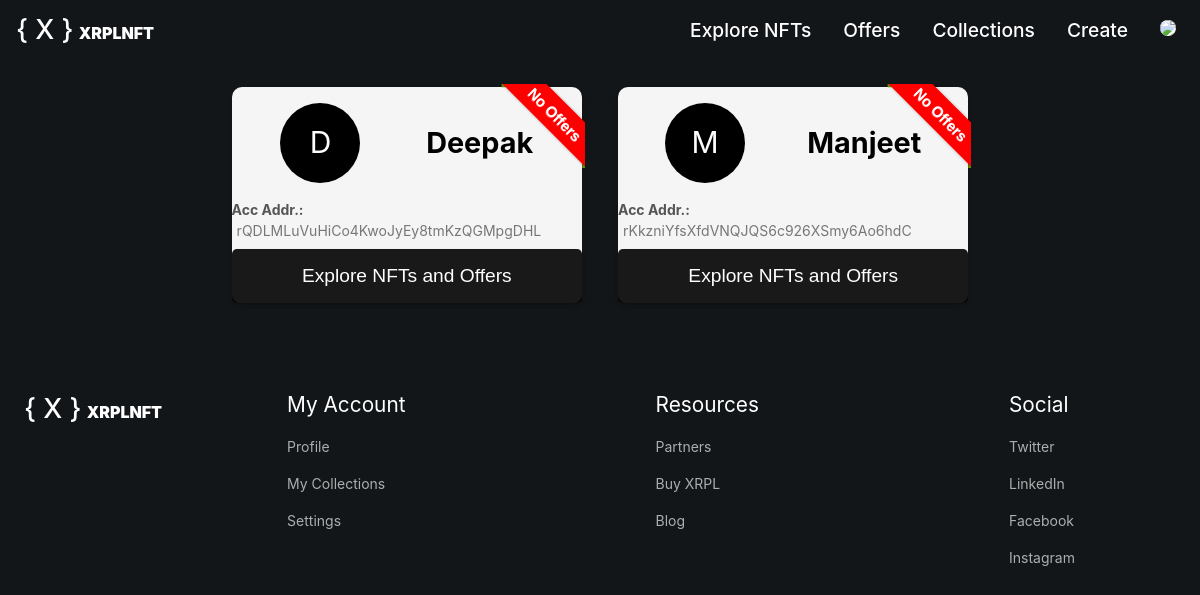
/getdata/ (signed in), run on the app's committed database.
### nft_api/models.py (models this page shows, shortened)
class XRPL_Model(models.Model):
    user = models.OneToOneField(User, on_delete=models.CASCADE)
    account_address = models.CharField(max_length=100)
    seed = models.CharField(max_length=100)
    created_at = models.DateTimeField(default=datetime.now)

### nft_api/views.py (the view, shortened to what this page needs)
# urls.py: path('getdata/', views.xrpl_accounts, name='getdata'),
def xrpl_accounts(request):
    if not request.user.is_authenticated:
        return redirect('login')
    xrpl_accountss = XRPL_Model.objects.exclude(user=request.user)
    xrpl_accountss = list(reversed(xrpl_accountss))
    offers_data = []  # List to store both sell and buy offers for each account holder
    for xrpl_account in xrpl_accountss:
        account_address = xrpl_account.account_address
        JSON_RPC_URL = "https://s.altnet.rippletest.net:51234/"
        client = JsonRpcClient(JSON_RPC_URL)
        account_nfts = client.request(AccountNFTs(account=account_address))
        nfts = account_nfts.result.get('account_nfts', [])
        nft_data = []  # List to store NFTs with their sell and buy offers
        has_sell_offers = False
        has_buy_offers = False
        offers_data.append({'account': xrpl_account, 'nfts': nft_data, 'has_sell_offers': has_sell_offers, 'has_buy_offers': has_buy_offers})
    context = {'xrpl_accounts': xrpl_accountss, 'offers_data': offers_data}
    return render(request, 'nft_api/xrpl_accounts.html', context)

### nft_api/templates/nft_api/xrpl_accounts.html (shortened to what this page needs)
{% extends "nft_api/base.html" %}
{% block contentStart %}
<!DOCTYPE html>
<html>
<head>
</head>
<body>
    <div id="user-main-container" class="user-main-container">
        {% for account_data in offers_data %}
            <div class="user-container-data wrapper">
                {% if account_data.has_sell_offers or account_data.has_buy_offers %}
                {% comment %} {% if account_data.has_sell_offers %}
                    <li style="color:green;">Sell Offers Available</li>
                {% endif %}
                {% if account_data.has_buy_offers %}
                    <li style="color:orange;">Buy Offers Available</li>
                {% endif %} {% endcomment %}
                <div class="ribbon-wrapper-green" >
                    <div class="ribbon-green" style="color:white;">Offers</div>
                </div>
            {% else %}
            <div class="ribbon-wrapper-green">
                <div class="ribbon-green" style="background:red; color:white">No Offers</div>
            </div>
            {% endif %}
                <div class="user-name">
                    <div class="inon-c">
                        <div class="user-icon" style="display: table-cell;">{{ account_data.account.user.username.0 }}</div>
                    </div>
                    <div class="user-n">{{ account_data.account.user.username }}</div>
                </div>
                <div class="user-address" style="margin: 0.5rem 0;">
                    <span class="add-label">Acc Addr.:</span> <span class="add-label-value"> {{ account_data.account.account_address }}</span>
                </div>
                <form id="btn-loader111" method="post" action="{% url 'find_nfts' %}">
                    <input class="btn-loader1" type="submit" value="Explore NFTs and Offers">
                </form>
            </div>
        {% endfor %}
    </div>
</body>
</html>
{% endblock %}

### nft_api/static/style/navbar.css (style rules this page uses)
* { margin: 0; padding: 0; list-style: none; text-decoration: none; }
body { margin: 0px; color: rgb(255, 255, 255); font-size: 14px; font-family: Inter, -apple-system, BlinkMacSystemFont, "Segoe UI", Helvetica, Arial, sans-serif, "Apple Color Emoji", "Segoe UI Emoji"; font-weight: 400; line-height: 1.5; background-color: rgb(18, 22, 25); }
:root { --hue: 223; --bg: hsl(var(--hue),90%,95%); --fg: hsl(var(--hue),90%,5%); --trans-dur: 0.3s; }

### nft_api/templates/nft_api/xrpl_accounts.html (style rules this page uses)
input[type="submit"] { background-color: #007bff; color: white; border: none; border-radius: 5px; padding: 5px 10px; cursor: pointer; transition: background-color 0.3s; }
form { margin-top: 0.5rem !important; background-color: #fff; border-radius: 8px; box-shadow: 0 2px 4px rgba(0, 0, 0, 0.1); max-width: 400px; margin: 0 auto; text-align: center; }
.user-main-container { display: flex; flex-wrap: wrap; gap: 1rem; padding: 1rem; justify-content: center; }
.user-name { display: flex; color: white; font-size: 1.5rem; vertical-align: middle; align-items: center; justify-content: space-around; margin: 1rem; }
.user-icon { display: table-cell; background-color: black; margin: 10px; border-radius: 50%; color: white; vertical-align: middle; text-align: center; text-decoration: none; height: 80px; width: 80px; font-size: 30px; text-transform: capitalize; }
.user-container-data { border-radius: 10px; margin: 10px; background-color: #f5f5f5; box-shadow: 0 2px 4px rgba(0, 0, 0, 0.1); transition: transform 0.2s; flex-basis: 30%; }
.user-n { font-weight: bold; font-size: 1.2em; text-transform: capitalize; color: black; }
.add-label { font-weight: bold; color: #555; }
.add-label-value { margin-left: 5px; color: #777; }
input[type="submit"] { background-color: #007BFF; background-color: rgba(0,0,0,0.9); color: #fff; padding: 16px 0px; border: none; border-radius: 5px; cursor: pointer; font-size: 1.2rem; width: 100%; }
.wrapper { position: relative; }
.ribbon-wrapper-green { width: 85px; height: 88px; overflow: hidden; position: absolute; top: -3px; right: -3px; }
.ribbon-green { font: bold 15px Sans-Serif; color: #333; text-align: center; text-shadow: rgba(255,255,255,0.5) 0px 1px 0px; -webkit-transform: rotate(45deg); -moz-transform: rotate(45deg); -ms-transform: rotate(45deg); -o-transform: rotate(45deg); position: relative; padding: 7px 0; left: -5px; top: 15px; width: 120px; background-color: #BFDC7A; background-image: -webkit-gradient(linear, left top, left bottom, from(#BFDC7A), to(#8EBF45)); background-image: -webkit-linear-gradient(top, #BFDC7A, #8EBF45); background-image: -moz-linear-gradient(top, #BFDC7A, #8EBF45); background-image: -ms-linear-gradient(top, #BFDC7A, #8EBF45); background-image: -o-linear-gradient(top, #BFDC7A, #8EBF45); color: #6a6340; -webkit-box-shadow: 0px 0px 3px rgba(0,0,0,0.3); -moz-box-shadow: 0px 0px 3px rgba(0,0,0,0.3); box-shadow: 0px 0px 3px rgba(0,0,0,0.3); }
.ribbon-green:before, .ribbon-green:after { content: ""; border-top: 3px solid #6e8900; border-left: 3px solid transparent; border-right: 3px solid transparent; position:absolute; bottom: -3px; }
.ribbon-green:before { left: 0; }
.ribbon-green:after { right: 0; }

### data on the page
XRPL_Model: account.user.username.0 "D", account.user.username "Deepak", account.account_address "rQDLMLuVuHiCo4KwoJyEy8tmKzQGMpgDHL"
XRPL_Model: account.user.username.0 "M", account.user.username "Manjeet", account.account_address "rKkzniYfsXfdVNQJQS6c926XSmy6Ao6hdC"
